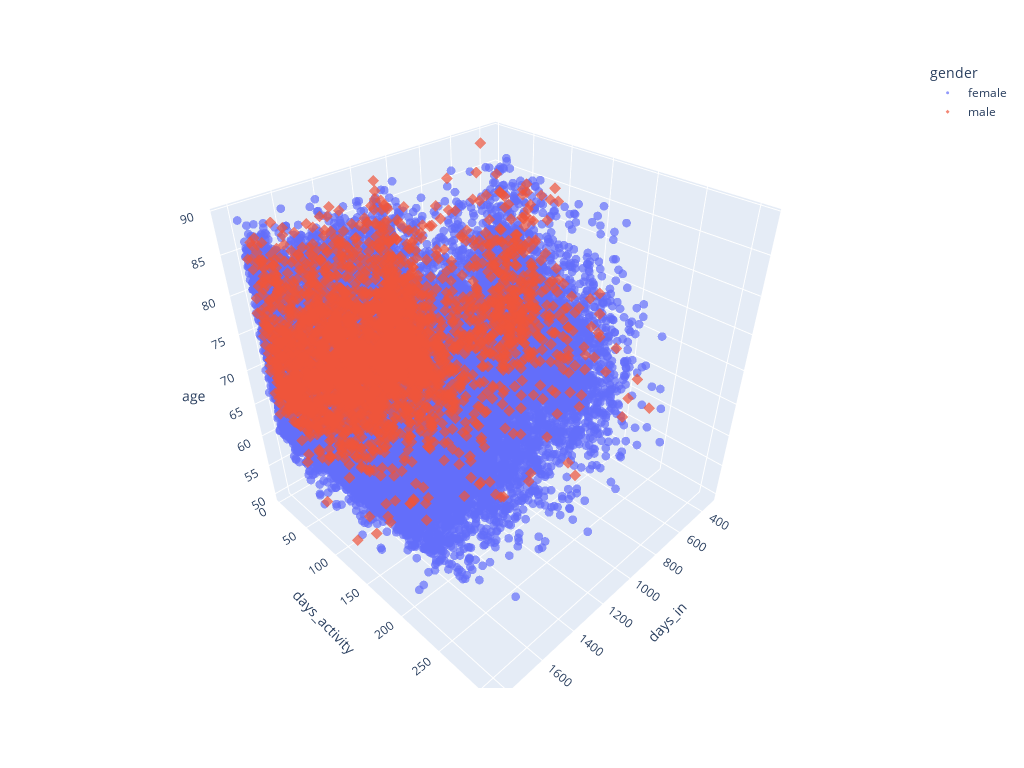

Notebook source saved alongside this figure:
### Markdown cell above
Давайте построим график, на котором будут отражаться такие переменные как:
* `days_in` - кол-во дней, с момента регистрации;
* `days_activity` - кол-во дней, в которые клиент учавтствовал в каком-либо мероприятии;
* `age` - возраст клиента.
Для большей информативности разобъем выборку на мужчин и женщин.

### Code cell
fig = px.scatter_3d(
    main_group, x='days_in', y='days_activity', z='age', symbol='gender',
    color='gender', opacity=0.7, height=768, width=1024
)
fig.update_traces(marker_size=3)
fig.show()

### Figure 1 — Plotly figure (JSON) as saved in the notebook; plotly's stock layout.template omitted (floating-point values rounded to 4 significant figures; data arrays with more than 128 entries replaced by an {"elided": "..."} marker saying what was removed)
{"data": [{"hovertemplate": "gender=female<br>days_in=%{x}<br>days_activity=%{y}<br>age=%{z}<extra></extra>", "legendgroup": "female", "marker": {"color": "#636efa", "opacity": 0.7, "size": 3, "symbol": "circle"}, "mode": "markers", "name": "female", "scene": "scene", "showlegend": true, "type": "scatter3d", "x": {"elided": "35020 int values"}, "y": {"elided": "35020 int values"}, "z": {"elided": "35020 int values"}}, {"hovertemplate": "gender=male<br>days_in=%{x}<br>days_activity=%{y}<br>age=%{z}<extra></extra>", "legendgroup": "male", "marker": {"color": "#EF553B", "opacity": 0.7, "size": 3, "symbol": "diamond"}, "mode": "markers", "name": "male", "scene": "scene", "showlegend": true, "type": "scatter3d", "x": {"elided": "3182 int values"}, "y": {"elided": "3182 int values"}, "z": {"elided": "3182 int values"}}], "layout": {"height": 768, "legend": {"title": {"text": "gender"}, "tracegroupgap": 0}, "margin": {"t": 60}, "scene": {"domain": {"x": [0, 1], "y": [0, 1]}, "xaxis": {"title": {"text": "days_in"}}, "yaxis": {"title": {"text": "days_activity"}}, "zaxis": {"title": {"text": "age"}}}, "width": 1024}}
